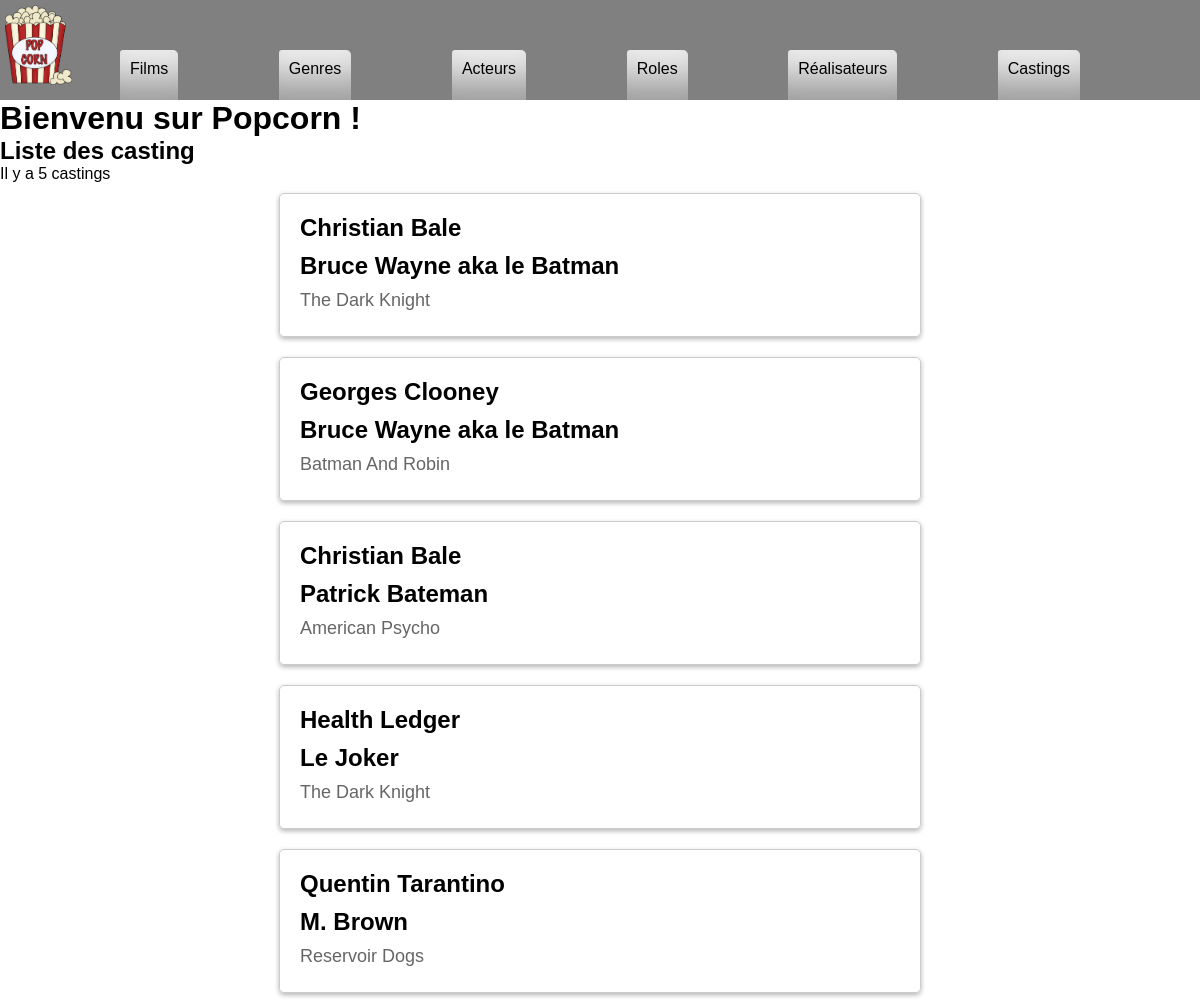
Before: /index.php?action=listCastings with the older database file.
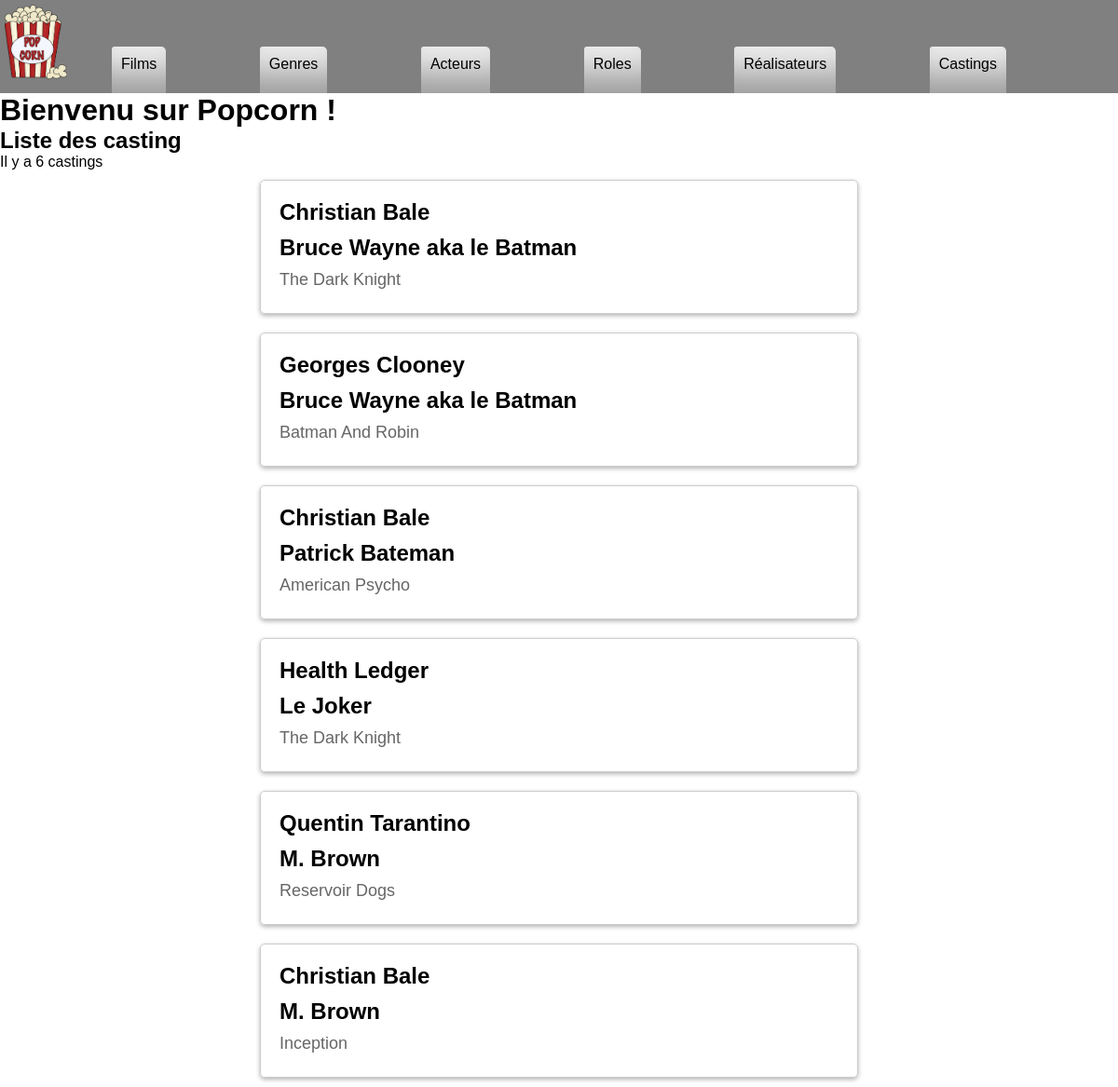
After: the same page with the newer database file.
### tables this page shows
CREATE TABLE IF NOT EXISTS `movie` (
  `id_movie` int NOT NULL AUTO_INCREMENT,
  `movie_name` varchar(50) DEFAULT NULL,
  `release_year` year DEFAULT NULL,
  `movie_length` time DEFAULT NULL,
  `synopsis` longtext,
  `url_img` longtext,
  `genre_id` int DEFAULT NULL,
  `director_id` int DEFAULT NULL,
  `note` int DEFAULT NULL,
  PRIMARY KEY (`id_movie`),
  KEY `FK1_movie_genre` (`genre_id`),
  KEY `FK2_movie_director` (`director_id`),
  CONSTRAINT `FK1_movie_genre` FOREIGN KEY (`genre_id`) REFERENCES `genre` (`id_genre`),
  CONSTRAINT `FK2_movie_director` FOREIGN KEY (`director_id`) REFERENCES `director` (`id_director`)
);

CREATE TABLE IF NOT EXISTS `actor` (
  `id_actor` int NOT NULL AUTO_INCREMENT,
  `firstname` varchar(100) DEFAULT NULL,
  `lastname` varchar(100) DEFAULT NULL,
  `sexe` varchar(50) DEFAULT NULL,
  `birthdate` date DEFAULT NULL,
  PRIMARY KEY (`id_actor`)
);

CREATE TABLE IF NOT EXISTS `role` (
  `id_role` int NOT NULL AUTO_INCREMENT,
  `role_name` varchar(50) DEFAULT NULL,
  PRIMARY KEY (`id_role`)
);

### controller/CinemaController.php (called while the page is built, shortened)
<?php
class CinemaController
{
	public function listCastings()
	{
		$pdo = Connect::connectToDb();
		$request = $pdo->query("
			SELECT firstname, lastname, role_name, movie_name
			FROM movie
			INNER JOIN casting ON casting.movie_id = movie.id_movie
			INNER JOIN role ON casting.role_id = role.id_role
			INNER JOIN actor ON casting.actor_id = actor.id_actor
    ");
		require "view/listCastings.php";
	}
}

### view/listCastings.php (the view, shortened to what this page needs)
<p> Il y a <?= $request->rowCount() ?> castings</p>
<div class="movie-card-list">
        <?php
        foreach ($request->fetchAll() as $casting) { ?>
            <div class="movie-card-person">
                <span><?= $casting["firstname"]." ".$casting["lastname"] ?></span>
                <span><?= $casting["role_name"] ?></span>
                <span><?= $casting["movie_name"] ?></span>
            </div>
        <?php } ?>
</div>
<?php
require "view/template.php";

Changed rows visible on the page:
now on this page (row edited): movie: actor.firstname "Christian", actor.lastname "Bale", role.role_name "M. Brown", movie_name "Inception"
Other visible differences:
$request->rowCount(): "5" → "6"
